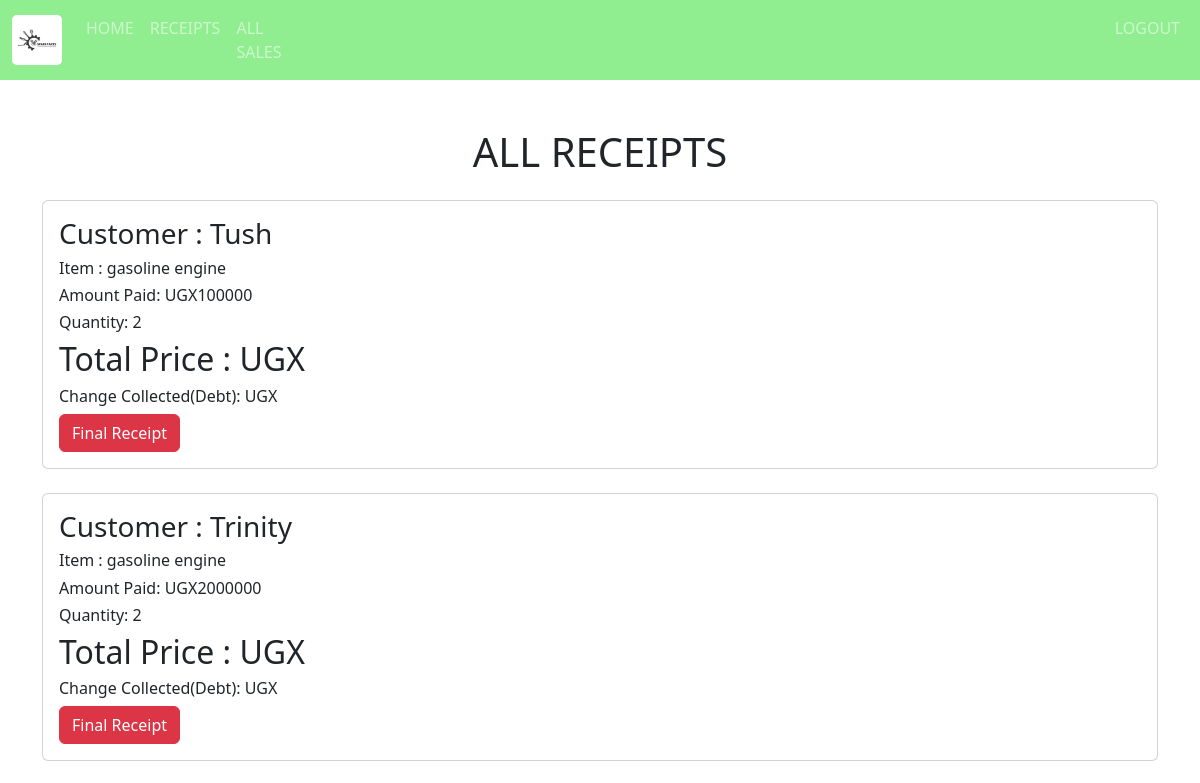
/receipt/ (signed in, upper part), run on an earlier commit of the app's database.
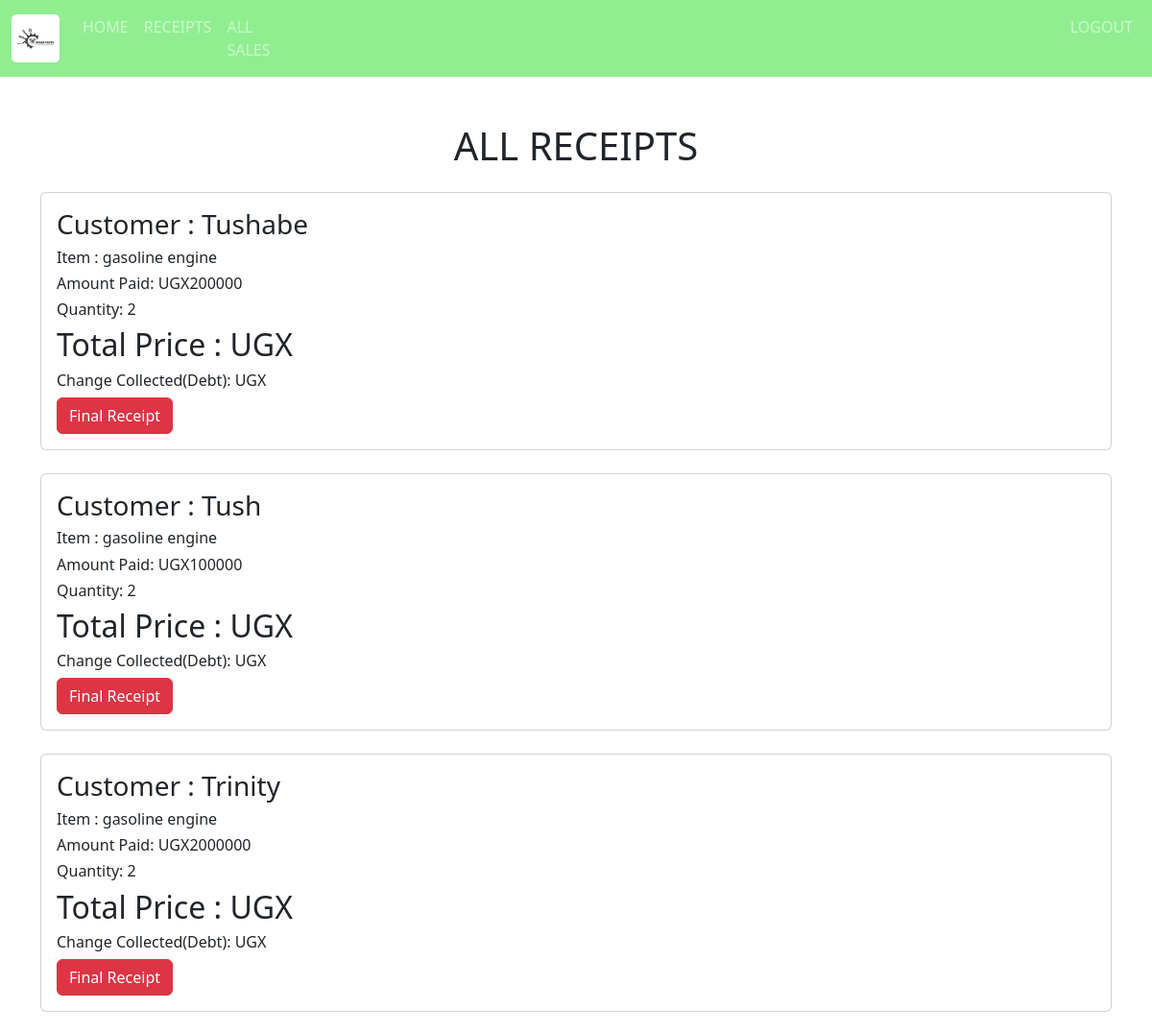
And on a later commit of the database.
### finalapplication/models.py (models this page shows)
class Sale(models.Model):
    item = models.ForeignKey(Product,on_delete=models.CASCADE,null=False,blank=False)
    date_of_sale = models.DateField(default=timezone.now)
    contact=models.CharField(max_length=50,null=False, blank=False)
    branch_name=models.CharField(max_length=50,null=False,blank=False)
    quantity=models.IntegerField(default=0,null=False, blank=False)
    amount_received = models.IntegerField(default=0,null=False, blank=False)
    issued_to=models.CharField(max_length=100,null=False, blank=False)#buyer
    part_name=models.CharField(max_length=50,null=False, blank=False)
    unit_price=models.IntegerField(default=0,null=False, blank=False)#for installments.

class Product(models.Model):
    Category_name=models.ForeignKey(Category, on_delete=models.CASCADE,null=False,blank=False)
    item_name=models.CharField(max_length=50,null=False,blank=False)
    date_of_arrival = models.DateField(default=timezone.now)
    country_of_origin=models.CharField(max_length=50,null=False,blank=False)
    total_quantity=models.IntegerField(default=0,null=False,blank=False,validators=[MinValueValidator(1)])
    issued_quantity=models.IntegerField(default=0,null=False,blank=False)
    received_quantity=models.IntegerField(default=0,null=False,blank=False)
    unit_price=models.IntegerField(default=0,null=False,blank=False)
    def __str__(self):
        return self.item_name

### finalapplication/views.py (the view)
# urls.py: path('receipt/',views.receipt,name='receipt'),
@login_required
def receipt(request):
    sales=Sale.objects.all().order_by('-id')
    return render(request,'project/receipt.html',{'sales':sales})

### templates/project/receipt.html
{% extends 'project/base.html'%} {% block content%}
<br /><br>
<div class="container">
  <h1 class="card-header text-center">ALL RECEIPTS</h1><br>
  {% for sale in sales %}
  <div class="card">
    <div class="card-body">
      <h3 class="card-title">Customer : {{sale.issued_to | title}}</h3>
      <h6 class="card-text">Item : {{sale.item}}</h6>
      <h6 class="card-text">Amount Paid:  UGX{{ sale.amount_received }}</h6>
      <h6 class="card-text">Quantity: {{sale.quantity }}</h6>
      <h2>Total Price :  UGX{{ sale.get_total }}</h2>
      <div style="flex: 1">
        <h6 class="card-text">Change Collected(Debt):  UGX{{ sale.get_change }}</h6>
        <a href="{% url 'receipt_detail' sale.id %}">
          <input
            type="submit"
            value="Final Receipt"
            class="btn btn-danger"
            type="button"
          />
        </a>
      </div>
    </div>
  </div>
  <br />
  {% endfor %}
</div>
{% endblock %}

What changed in the data, as far as the page shows it:
added Sale: issued_to "Tushabe", item "gasoline engine", amount_received "200000", quantity "2"
